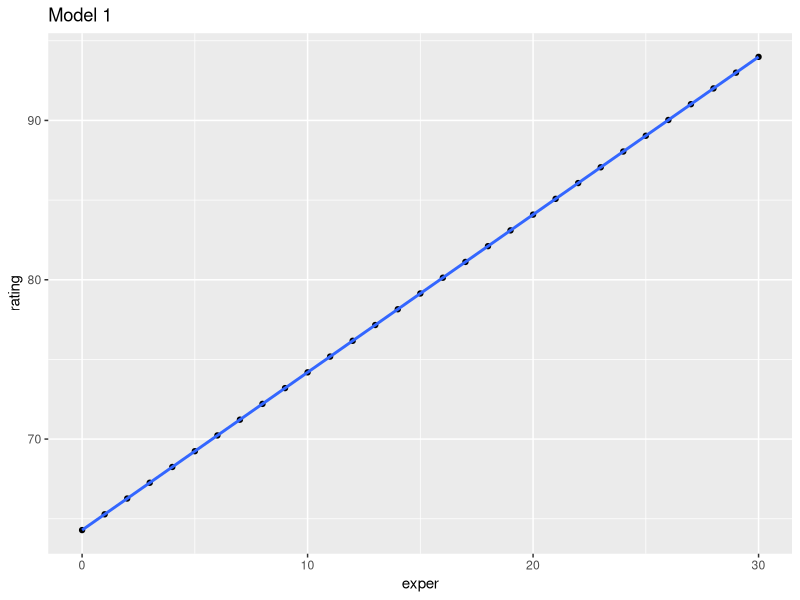
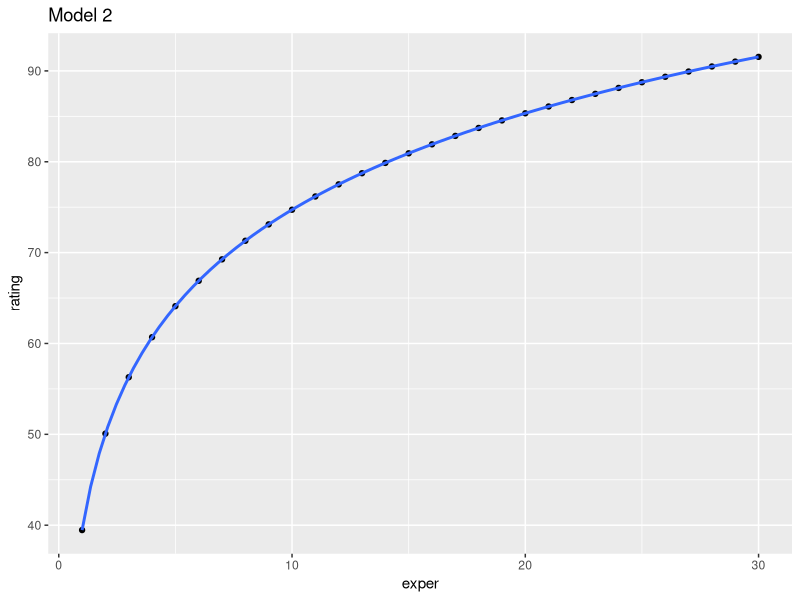

Here is the R script that generated these plots, in order:
library(ggplot2)
#Model 1
exper<-0:30
rating_hat<-64.289+0.990*exper

data<-data.frame(rating=rating_hat,exper=exper)

m1<-lm(rating~exper,data=data)

fitted_values_m1<-predict(m1)

ggplot(data=data,aes(x=exper,y=rating))+
  geom_point()+
  geom_smooth(method = 'lm',formula = y~x,se=FALSE)+
  labs(title="Model 1")
# Model 2
exper_2<-1:30
rating_hat_2<-39.464+15.312*log(exper_2)
data_2<-data.frame(rating=rating_hat_2,exper=exper_2)

m2<-lm(rating~exper,data=data_2)

ggplot(data=data_2,aes(x=exper,y=rating))+
  geom_point()+
  geom_smooth(method = 'lm',formula = y~log(x),se=FALSE)+
  labs(title="Model 2")

